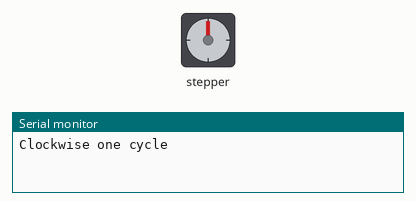
Bench run of a sketch on a simulated Arduino Uno, built with avr-gcc and run on an emulated ATmega328P. Shown: stepper motor, the last lines printed to the serial monitor. Stepper angles assume 2048 steps per turn.

Above: at 0.15 s.
At 17.2 s:
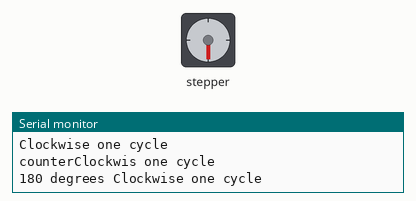
At 19.7 s:
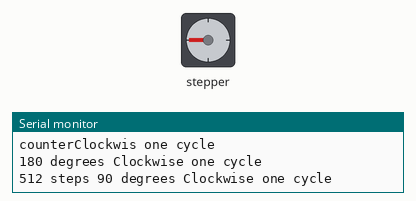
At 37.8 s:
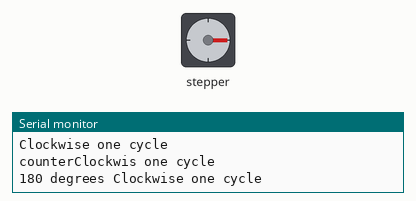
Timing chart, 0 to 40.0 s (numbered marks = the images above):
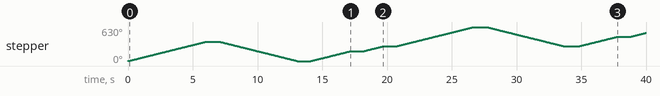

The sketch:

Step_motor.ino
```cpp
#include <Stepper.h>
#define STEPS 2048

Stepper stepper(STEPS,8,10,9,11);

void setup() {
  Serial.begin(9600);
  stepper.setSpeed(10);
}

void loop() {
  Serial.println("Clockwise one cycle");
  stepper.step(STEPS);
  delay(1000);
  Serial.println("counterClockwis one cycle");
  stepper.step(-STEPS);
  delay(1000);
  Serial.println("180 degrees Clockwise one cycle");
  stepper.step(STEPS/2);
  delay(1000);
  Serial.println("512 steps 90 degrees Clockwise one cycle");
  stepper.step(512);
  delay(1000);
}
```

Measured:
- by itself, stepper: turns 360° clockwise in 6.0 s, then 360° counter-clockwise in 6.0 s, then 180° clockwise in 3.0 s, then 90° clockwise in 1.5 s, and so on
